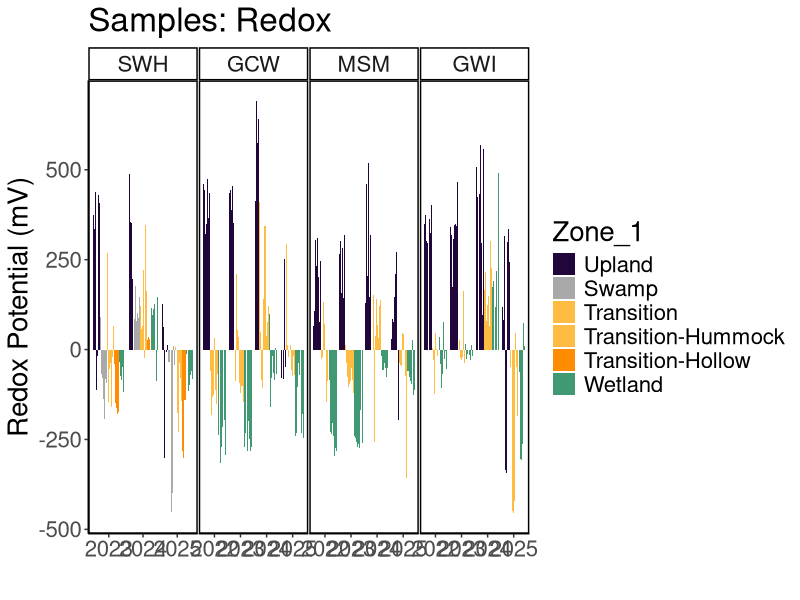
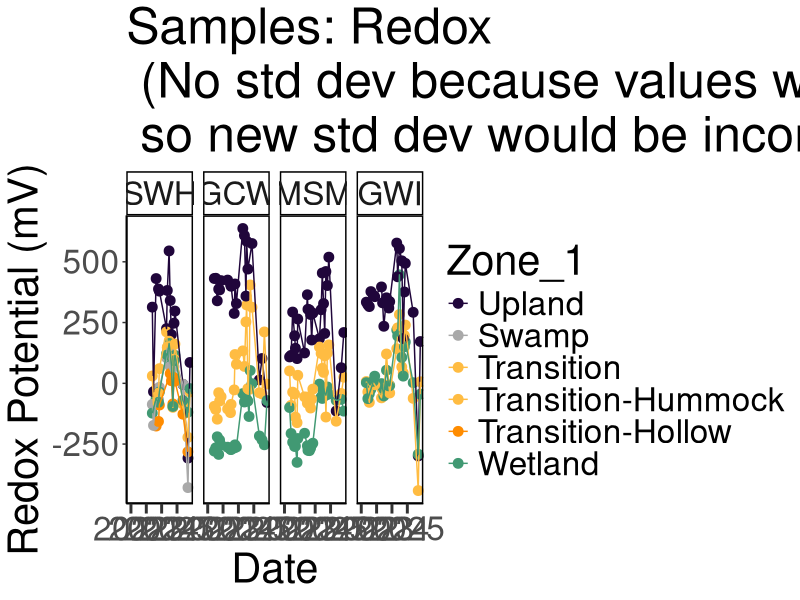
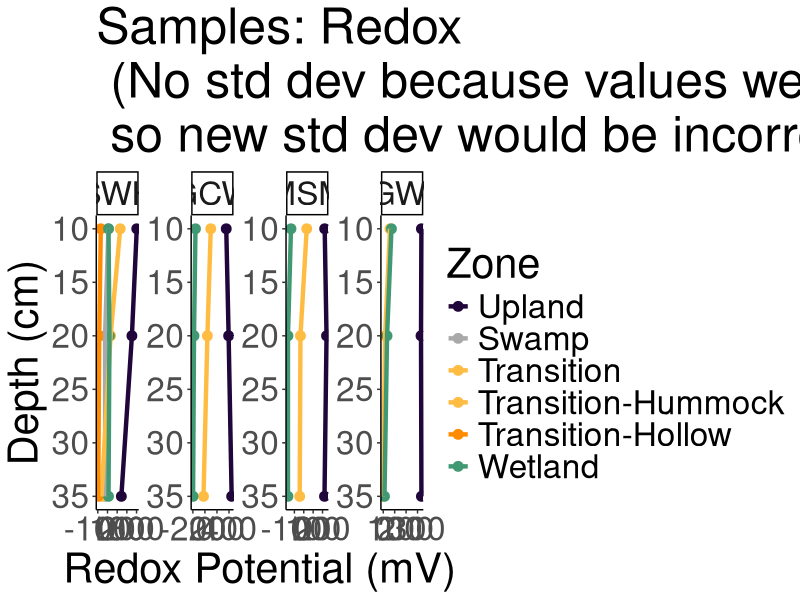
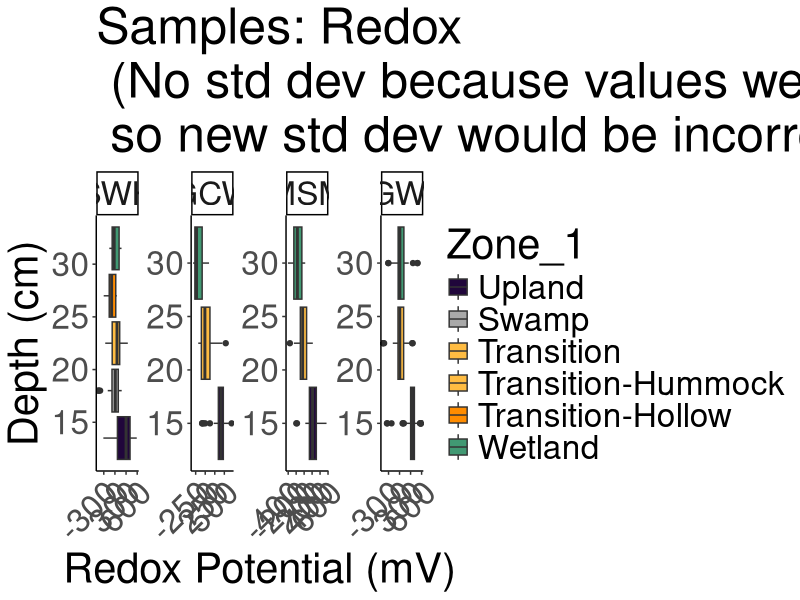
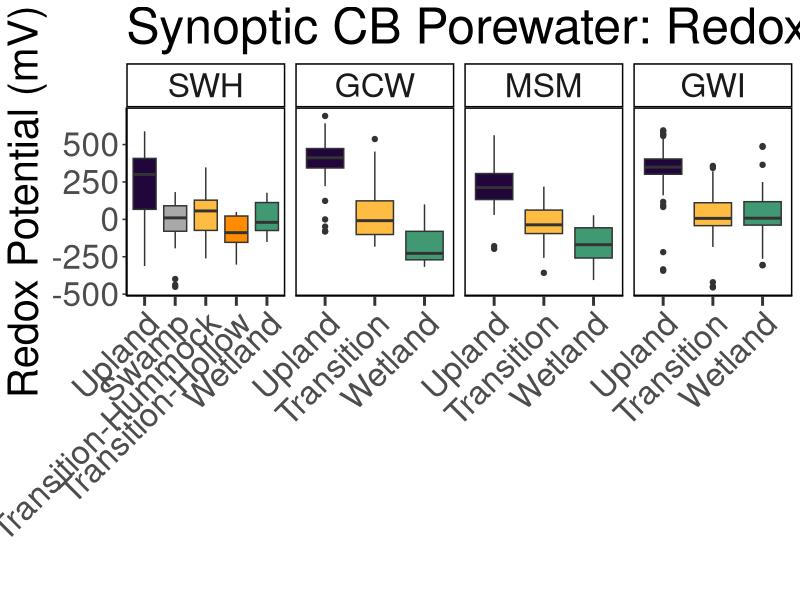
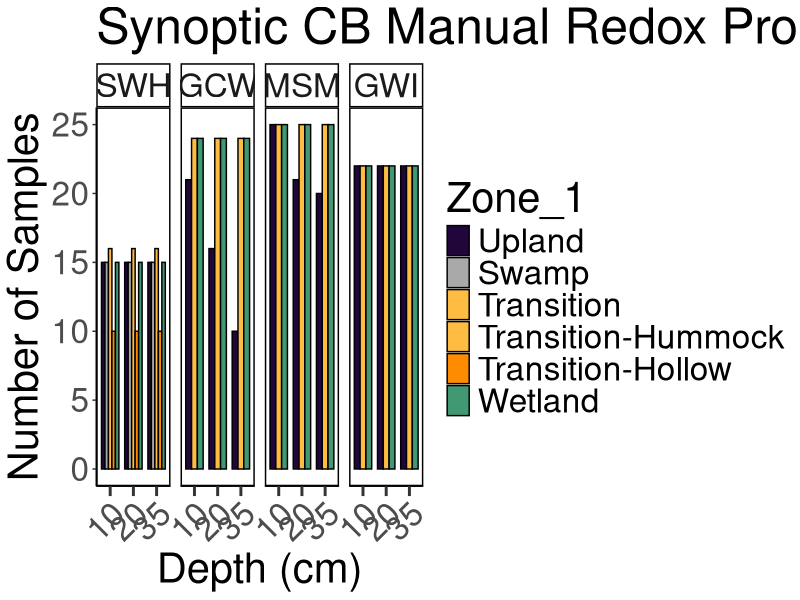
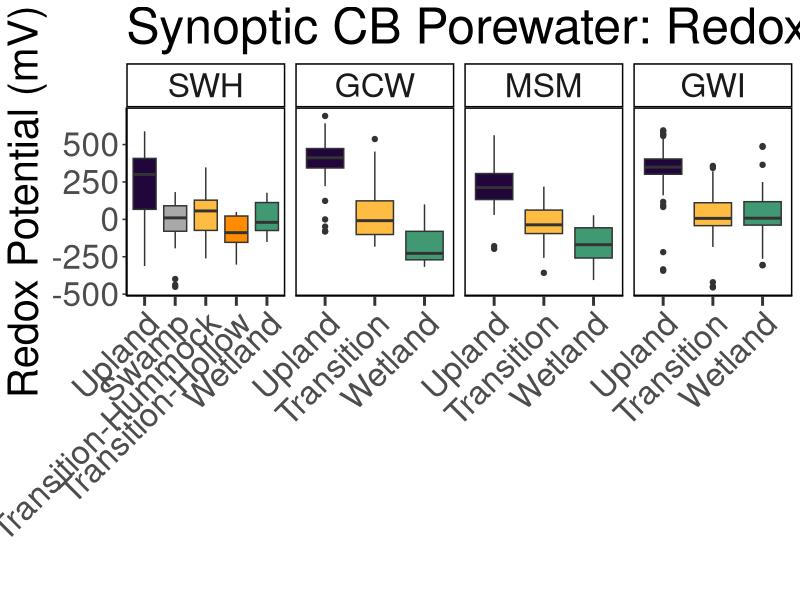

Write the R code that produced these figures, in order.
## ---- chunk 1
library(dplyr)
library(ggplot2)
library(ggpubr)
library(stringr)
library(readxl)
library(tidyr)
library(tibble)
library(openxlsx)
library(knitr)
## ---- chunk 2

#read in 2022 Dionex Data:
dat22 <- read.csv("2022/Processed Data/COMPASS_Synoptic_CB_Redox_2022_processed.csv")
# head(dat22)
colnames(dat22)

#read in 2023 Dionex Data:
dat23 <- read.csv("2023/Processed Data/COMPASS_Synoptic_CB_Redox_2023_processed.csv")
# head(dat23)
colnames(dat23)

#read in 2024 Dionex Data:
dat24 <- read.csv("2024/Processed Data/COMPASS_Synoptic_CB_Redox_2024_processed.csv")
# head(dat24)
colnames(dat24)

#read in 2025 Dionex Data:
dat25 <- read.csv("2025/Processed Data/COMPASS_Synoptic_CB_Redox_2025_processed.csv")
# head(dat25)
colnames(dat25)

all_dat <- bind_rows(dat22, dat23, dat24, dat25)

all_dat <- all_dat %>%
  mutate(Project = "COMPASS:Synoptic", 
         Region = "CB", 
         Zone_1 = Zone) %>%
  mutate(Zone = case_when(Zone_1 == "Upland" ~ "UP", 
                          Zone_1 == "Transition" ~ "TR", 
                          Zone_1 == "Wetland" ~ "WC", 
                          Zone_1 == "Swamp" ~ "SWAMP",
                          TRUE ~ Zone)) %>% 
  filter (!is.na(Avg_mV))  ##remove NA values from samples not taken

final_dat <- all_dat %>%
  select (-Zone_1)

##Set 4 decimal points max
final_dat <- final_dat %>%
  mutate(across(where(is.numeric), round, digits = 1)) ##This does make all salinities 0 when Cl_ppm is 0 instead of 0.000026

##Format data
final_dat1 <- final_dat %>% 
  mutate(Project = "COMPASS:Synoptic", 
         Region = "CB") %>% 
  rename(Day = Date) %>% 
  select(c("Project", "Region", "Year", "Month", "Day", "Time_24hr",  "Time_Zone", "Site", "Zone", "Topography", "Depth", "Avg_mV", "Std_dv", "Std_err", "Notes"))

## ---- chunk 3

#pull the column names from the all_dat dataframe and create a new dataframe with them
metadat <- data.frame(Column_Names = colnames(final_dat1))
metadat

colnames(final_dat)

metadat$Description <- ""
metadat$Units <- ""
metadat$Instrument_ifapplicable <- ""

#add information about each line:

metadat$Description <- c("Project name",
                         "Region samples originated from: CB = Chesapeake Bay",
                         "Year (YYYY) of sample collection",
                         "Month (#) of sample collection",
                         "Day (#) of sample collection",
                         "Time (HH:MM) of sample collection",
                         "Time Zone of sample collection",
                         "Name of sampling transect location (GCW, SWH, MSM, GWI), see dataset locations for coordinates",
                         "Zone within space-for-time transect (UP=Upland, SWAMP=Swamp, TR=Transition, WC=Wetland Control, SW=Surface Water)",
                         "Topography (Hummock/Hollow) of SWH transition zone sampling location",
                         "Depth in centimeters from which water sample was taken",
                         "Average of 6 redox probe measurements", 
                         "Standard deviation of 6 redox probe measurements", 
                         "Standard error of 6 redox probe measurements", 
                         "Notes generated during field sample collection")

metadat$Units <-       c("NA",
                         "NA",
                         "NA",
                         "NA",
                         "NA",
                         "NA",
                         "NA",
                         "NA",
                         "NA",
                         "NA",
                         "cm",
                         "mV",
                         "mV",
                         "mV",
                         "NA")

metadat$Instrument_ifapplicable <-

                       c("NA",
                         "NA",
                         "NA",
                         "NA",
                         "NA",
                         "NA",
                         "NA",
                         "NA",
                         "NA",
                         "NA",
                         "NA",
                         "NA",
                         "NA",
                         "NA",
                         "NA")


## ---- chunk 4

#write out a csv of all the data to the main folder: 
write.csv(final_dat1, "COMPASS_SynopticCB_Redox_AllData.csv", row.names = FALSE)


#write out a csv of the metadata associated with the data:
write.csv(metadat, "COMPASS_SynopticCB_Redox_Metadata.csv")

## ---- chunk 5

data_plotting <- all_dat %>% 
  mutate(Zone_1 = case_when(Site == "SWH" & Zone_1 == "Transition" & Topography == "Hummock" ~ "Transition-Hummock",
                            Site == "SWH" & Zone_1 == "Transition" & Topography == "Hollow" ~ "Transition-Hollow",
                            TRUE ~ Zone_1))

#Order by Zone from Upland to Surface Water
data_plotting$Zone_1 = factor(data_plotting$Zone_1, levels = c("Upland",  "Swamp", "Transition", "Transition-Hummock", "Transition-Hollow", "Wetland"))
data_plotting <- data_plotting[order(data_plotting$Zone_1), ]

#Order by Site from SWH, GCW, MSM, GWI order, which is oligohaline to polyhaline
data_plotting$Site = factor(data_plotting$Site, levels = c("SWH", "GCW", "MSM", "GWI"))
data_plotting <- data_plotting[order(data_plotting$Site), ]

#Plot samples to get a first look at concentrations (sanity check)
#group the data for plotting
data_plotting_all <- data_plotting %>%
  group_by(Site, Zone_1) %>%
  mutate(row_num = factor(row_number())) %>%  # create row_num as factor per group
  ungroup()

# data_plotting_all$Date <- as.Date(paste(data_plotting_all$Year, data_plotting_all$Month, data_plotting_all$Day, sep = "-"))


#Plot data and change colors based on Zone:
viz_redox_plot <- ggplot(data_plotting_all, aes(x = as.character(Year), y = Avg_mV, fill = Zone_1)) +
  geom_bar(stat = "identity", position = position_dodge2(preserve = "total")) +
  facet_grid( ~ Site, scales="free") +
  scale_fill_manual(values = c(
    "Upland" = "#20063B",
    "Swamp" = "darkgrey",
    "Transition" = "#FFBC42",
    "Transition-Hollow" = "darkorange",
    "Transition-Hummock" = "#FFBC42",
    "Wetland" = "#419973")) +
  theme_classic() +
  labs(x = " ", y = "Redox Potential (mV)", title = "Samples: Redox") +
  theme(
    panel.spacing = unit(.05, "lines"), 
    panel.border = element_rect(color = "black", fill = NA, linewidth = 1)) + 
  theme(text = element_text(size = 20))

viz_redox_plot

## ---- chunk 6

##Make Date Column with just Year and Month for Sample ID
all_dat_dates <- data_plotting %>%
  mutate(Month_num = match(Month, month.name)) %>%
  mutate(
    YearMonth = if_else(
      Month_num < 10,
      # Modify the string:
      YearMonth <- paste(Year, Month_num, sep = "-0"), 
      YearMonth <- paste(Year, Month_num, sep = "-"), 
    )
  )

##Summarize SO4 and Cl by Date, Site, and Zone
Redox_avg <- all_dat_dates %>%
  group_by(Month, Year, Site, Zone_1) %>%
   dplyr::summarize(mean_mV = mean(Avg_mV, na.rm=TRUE), 
            YearMonth = first(YearMonth), 
            Date = first(Date))

# Concatenate with a day (e.g., "01" for the first day)
Redox_avg$Date <- paste(Redox_avg$YearMonth, Redox_avg$Date, sep = "-")

# Convert to Date object
Redox_avg$Date <- as.Date(Redox_avg$Date)

# Define the specific date breaks you want to display
specific_breaks <- as.Date(c("2022-01-01", "2023-01-01", "2024-01-01", "2025-01-01"))

viz_redox_plot_avgs <- ggplot(Redox_avg, aes(x = Date, y = mean_mV, color = Zone_1, group = Zone_1)) +
  geom_point(size = 3) + 
  # geom_errorbar(aes(ymin = mean_Cl - sd_Cl, ymax = mean_Cl + sd_Cl), width = 0.2) + 
  geom_line() + 
  facet_grid( ~ Site, scales="free_y") +
  scale_color_manual(values = c(
    "Upland" = "#20063B",
    "Swamp" = "darkgrey",
    "Transition" = "#FFBC42",
    "Transition-Hollow" = "darkorange",
    "Transition-Hummock" = "#FFBC42",
    "Wetland" = "#419973")) +
  theme_classic() +
  labs(x = "Date", y = "Redox Potential (mV)", title = "Samples: Redox\n (No std dev because values were averaged previously,\n so new std dev would be incorrect)") +
  theme(
    panel.spacing = unit(0.5, "lines"), 
    panel.border = element_rect(color = "black", fill = NA, linewidth = 1)) +
  # theme(axis.text.x = element_text(angle = 90, hjust = 0.5))+ 
  theme(text = element_text(size = 30))+
  scale_x_date(breaks = specific_breaks, date_labels = "%Y", expand = expansion(mult = c(0.18, 0.05)))+
  theme(axis.ticks.x = element_line(linewidth = 1))+
  theme(axis.ticks.length.x = unit(0.25, "cm"))

viz_redox_plot_avgs

## ---- chunk 7

##Remove SW and calculate average and sd for each depth
Redox_avg <- all_dat_dates %>%
  group_by(Site, Zone_1, Depth) %>%
   dplyr::summarize(mean_mV = mean(Avg_mV, na.rm=TRUE))

viz_redox_plot_depth <- ggplot(Redox_avg, aes(x = as.numeric(Depth), y = mean_mV, color = Zone_1, group = Zone_1)) +
  geom_point(size = 3) + 
  # Zone_geom_errorbar(aes(ymin = mean_Cl - sd_Cl, ymax = mean_Cl + sd_Cl), width = 0.5, size = 1) + 
  geom_line(size = 1.5) + 
  facet_wrap( ~ Site, scales="free", nrow = 1) + 
  scale_color_manual(values = c(
    "Upland" = "#20063B",
    "Swamp" = "darkgrey",
    "Transition" = "#FFBC42",
    "Transition-Hollow" = "darkorange",
    "Transition-Hummock" = "#FFBC42",
    "Wetland" = "#419973")) +
  theme_classic() +
  labs(x = "Depth (cm)", y = "Redox Potential (mV)", title = "Samples: Redox\n (No std dev because values were averaged previously,\n so new std dev would be incorrect)") +
  theme(text = element_text(size = 30))+
  coord_flip() + 
  scale_x_continuous(trans = "reverse") + 
  labs(color = "Zone") 

viz_redox_plot_depth

## ---- chunk 8

##Remove SW
data_plotting_depth <- data_plotting %>%
  mutate(Depth_cm = factor(Depth, levels = c("45", "20", "10")))


#Plot data and change colors based on Zone:
viz_redox_depth <-  ggplot(data_plotting_depth, aes(x = Depth, y = Avg_mV, fill = Zone_1)) +
  geom_boxplot() +
  facet_wrap( ~ Site, scales="free", nrow = 1) +
  scale_fill_manual(values = c(
    "Upland" = "#20063B",
    "Swamp" = "darkgrey",
    "Transition" = "#FFBC42",
    "Transition-Hollow" = "darkorange",
    "Transition-Hummock" = "#FFBC42",
    "Wetland" = "#419973")) +
  theme_classic() +
  labs(x = "Depth (cm)", y = "Redox Potential (mV)", title = "Samples: Redox\n (No std dev because values were averaged previously,\n so new std dev would be incorrect)") +
  # theme(
  #   panel.spacing = unit(.05, "lines"), 
  #   panel.border = element_rect(color = "black", fill = NA, linewidth = 1))+ 
  theme(text = element_text(size = 30))+
  theme(axis.text.x = element_text(angle = 45, vjust = 1, hjust = 1))+ 
  coord_flip() 

viz_redox_depth

## ---- chunk 9


##Summarize SO4 and Cl by Date, Site, and Zone
viz_redox_boxplot <- ggplot(all_dat_dates, aes(x = Zone_1, y = Avg_mV, fill = Zone_1, group = Zone_1)) +
  geom_boxplot() + 
  facet_grid( ~ Site, scales = "free_x") +
  scale_x_discrete(drop = TRUE) +
  scale_fill_manual(values = c(
    "Upland" = "#20063B",
    "Swamp" = "darkgrey",
    "Transition" = "#FFBC42",
    "Transition-Hollow" = "darkorange",
    "Transition-Hummock" = "#FFBC42",
    "Wetland" = "#419973")) +
  theme_classic() +
  labs(x = " ", y = "Redox Potential (mV)", title = "Synoptic CB Porewater: Redox Potential") +
  theme(
    panel.spacing = unit(0.5, "lines"), 
    panel.border = element_rect(color = "black", fill = NA, linewidth = 1)) +
  theme(axis.text.x = element_text(angle = 45, vjust = 1, hjust = 1))+ 
  theme(text = element_text(size = 30))+
  theme(axis.ticks.x = element_line(linewidth = 1))+
  theme(axis.ticks.length.x = unit(0.25, "cm"))+ 
  #scale_x_discrete(labels = c("Upland", "Swamp", "Transition", "Wetland", "Surface Water"))+ 
  theme(legend.position = "none")

viz_redox_boxplot

# Save as a PNG
png("COMPASS_SynopticCB_Redox_alldata.png", width = 2000, height = 1200, res = 100) 
print(viz_redox_boxplot)  # For ggplot objects, use print()
dev.off() 

## ---- chunk 10
# It would also be great to add to our collation codes a summary chunk that will calculate value ranges, means, and standard deviations (and errors) for each site, zone, depth for each year; also for each site zone, depth overall; and for each site and zone overall so that we have some easy access to metrics. Was just thinking this might be helpful today when re-collating the DIC data.

colnames(all_dat)

##Metrics for each site, zone, depth for each year
summary_by_year <- data_plotting %>%
  group_by(Year, Site, Zone_1, Depth) %>%
   reframe(
     min_mV = min(Avg_mV, na.rm=TRUE),
     max_mV = max(Avg_mV, na.rm=TRUE), 
     mean_mV = mean(Avg_mV, na.rm=TRUE)) %>%
  mutate(across(where(is.numeric), round, digits = 4)) 

##Metrics for each site, zone, depth for all years
summary_all_years <- data_plotting %>%
  group_by(Site, Zone_1, Depth) %>%
   reframe(
     min_mV = min(Avg_mV, na.rm=TRUE),
     max_mV = max(Avg_mV, na.rm=TRUE), 
     mean_mV = mean(Avg_mV, na.rm=TRUE)) %>%
  mutate(across(where(is.numeric), round, digits = 4)) 

##Metrics for each site and zone for all depths and years
summary_all_depths_years <- data_plotting %>%
  group_by(Site, Zone_1) %>%
   reframe(
     min_mV = min(Avg_mV, na.rm=TRUE),
     max_mV = max(Avg_mV, na.rm=TRUE), 
     mean_mV = mean(Avg_mV, na.rm=TRUE)) %>%
  mutate(across(where(is.numeric), round, digits = 4)) 

## ---- chunk 11
#  I am thinking it might be cool to add to our porewater collation files a table at the end that has total number of samples then also some info about # of samples per zone, site, depth etc.

##Metrics for each year
sample_numbers_years <- data_plotting %>%
  group_by(Year) %>%
   reframe(
     Number_of_samples = n())

##Metrics for each site, zone, depth for all years
sample_numbers <- data_plotting %>%
  group_by(Site, Zone_1, Depth) %>%
   reframe(
     Number_of_samples = n())
     

## ---- chunk 12

library(kableExtra)

kable(
  summary_all_depths_years[, c("Site", "Zone_1", "min_mV",	"max_mV", "mean_mV")],  
  format = "latex",
  booktabs = TRUE,
  caption = "Summary Statistics"
) %>%
  kable_styling(
    latex_options = c("hold_position", "striped", "scale_down"),
    font_size = 12
  ) %>%
  row_spec(0, bold = TRUE) %>%   # header
  column_spec(1, bold = TRUE)


## ---- chunk 13

kable(
  sample_numbers_years[, c("Year", "Number_of_samples")],  
  format = "latex",
  booktabs = TRUE,
  caption = paste0("Total Samples: ", nrow(all_dat))
) %>%
  kable_styling(
    latex_options = c("hold_position", "striped", "scale_down"),
    font_size = 12
  ) %>%
  row_spec(0, bold = TRUE) %>%   # header
  column_spec(1, bold = TRUE)

## ---- chunk 14

##Number of Samples Plots
sample_num_barplot <- ggplot(sample_numbers, aes(x = as.character(Depth), y = Number_of_samples, fill = Zone_1)) +
  geom_col(position = "dodge", color = "black", width = 0.75) + # 'color' adds a border to the bars
  facet_grid(~Site , scales = "free_x") +
  scale_x_discrete(drop = TRUE) +
  scale_fill_manual(values = c(
    "Upland" = "#20063B",
    "Swamp" = "darkgrey",
    "Transition" = "#FFBC42",
    "Transition-Hollow" = "darkorange",
    "Transition-Hummock" = "#FFBC42",
    "Wetland" = "#419973")) +
  theme_classic() +
  labs(x = "Depth (cm)", y = "Number of Samples", title = "Synoptic CB Manual Redox Probe Sample Numbers") +
  theme(
    panel.spacing = unit(0.5, "lines"),
    panel.border = element_rect(color = "black", fill = NA, linewidth = 1)) +
  theme(axis.text.x = element_text(angle = 45, vjust = 1, hjust = 1))+
  theme(text = element_text(size = 30))+
  theme(axis.ticks.x = element_line(linewidth = 1))+
  theme(axis.ticks.length.x = unit(0.25, "cm"))
  #scale_x_discrete(labels = c("Upland", "Swamp", "Transition", "Wetland", "Surface Water"))+
  # theme(legend.position = "none")

sample_num_barplot
## ---- chunk 15

#write out a csv of all the data to the main folder: 
write.csv(summary_by_year, "COMPASS_SynopticCB_Redox_Summarized_By_Year.csv")


#write out a csv of the metadata associated with the data: 
write.csv(summary_all_years, "COMPASS_SynopticCB_Redox_Summarized_Years_Combined.csv")


#write out a csv of the metadata associated with the data: 
write.csv(summary_all_depths_years, "COMPASS_SynopticCB_Redox_Summarized_Years_and_Depths_Combined.csv")
